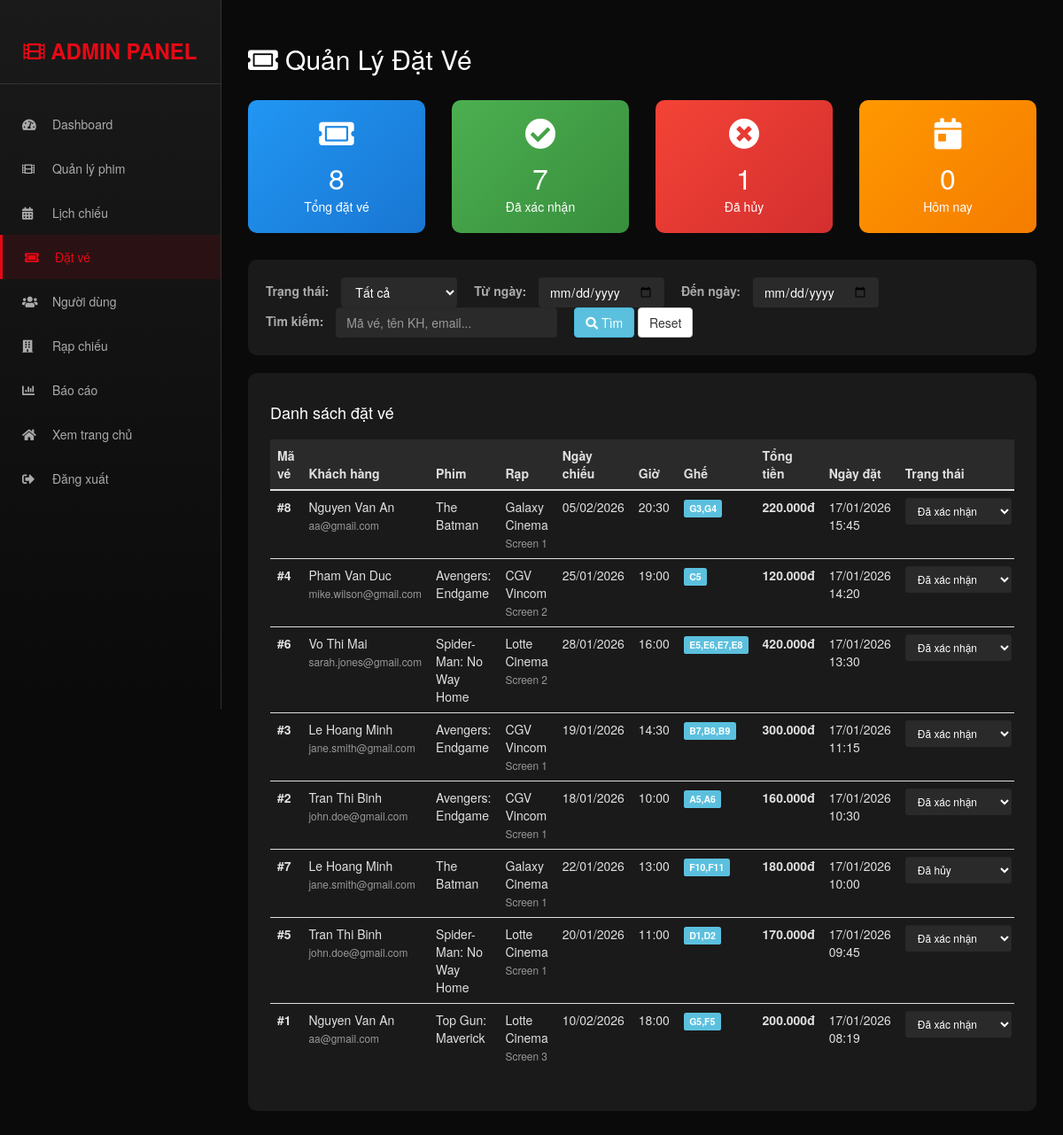
Page /admin/manage_bookings.php (signed in) on the committed database.
### tables this page shows
CREATE TABLE IF NOT EXISTS `tbl_bookings` (
  `booking_id` int(11) NOT NULL AUTO_INCREMENT,
  `user_id` int(11) NOT NULL,
  `screening_id` int(11) NOT NULL,
  `seats` varchar(255) DEFAULT NULL,
  `total_amount` decimal(10,2) DEFAULT NULL,
  `booking_date` timestamp NOT NULL DEFAULT current_timestamp(),
  `status` enum('pending','confirmed','cancelled') DEFAULT 'confirmed',
  PRIMARY KEY (`booking_id`),
  KEY `user_id` (`user_id`),
  KEY `screening_id` (`screening_id`),
  KEY `idx_screening_status` (`screening_id`, `status`)
);

CREATE TABLE IF NOT EXISTS `tbl_registration` (
  `user_id` int(11) NOT NULL AUTO_INCREMENT,
  `name` varchar(100) NOT NULL,
  `email` varchar(100) NOT NULL,
  `phone` varchar(20) DEFAULT NULL,
  `age` int(11) DEFAULT NULL,
  `gender` enum('Male','Female','Other') DEFAULT 'Male',
  `created_at` timestamp NOT NULL DEFAULT current_timestamp(),
  PRIMARY KEY (`user_id`),
  UNIQUE KEY `email` (`email`)
);

CREATE TABLE IF NOT EXISTS `tbl_movie` (
  `movie_id` int(11) NOT NULL AUTO_INCREMENT,
  `movie_name` varchar(200) NOT NULL,
  `director` varchar(100) DEFAULT NULL,
  `cast` text DEFAULT NULL,
  `description` text DEFAULT NULL,
  `image` varchar(500) DEFAULT NULL,
  `video_url` varchar(500) DEFAULT NULL,
  `duration` int(11) DEFAULT NULL COMMENT 'Thời lượng phim (phút)',
  `genre` varchar(100) DEFAULT NULL,
  `release_date` date DEFAULT NULL,
  `rating` decimal(3,1) DEFAULT 0.0,
  `status` enum('coming_soon','now_showing','ended') DEFAULT 'now_showing',
  `created_at` timestamp NOT NULL DEFAULT current_timestamp(),
  PRIMARY KEY (`movie_id`)
);

CREATE TABLE IF NOT EXISTS `tbl_theatre` (
  `id` int(11) NOT NULL AUTO_INCREMENT,
  `name` varchar(100) NOT NULL,
  `address` varchar(255) DEFAULT NULL,
  `city` varchar(50) DEFAULT NULL,
  `phone` varchar(20) DEFAULT NULL,
  `total_screens` int(11) DEFAULT 1,
  PRIMARY KEY (`id`)
);

CREATE TABLE IF NOT EXISTS `tbl_screenings` (
  `screening_id` int(11) NOT NULL AUTO_INCREMENT,
  `movie_id` int(11) NOT NULL,
  `theatre_id` int(11) NOT NULL,
  `screen_name` varchar(50) DEFAULT NULL,
  `show_date` date NOT NULL,
  `show_time` time NOT NULL,
  `price` decimal(10,2) DEFAULT 0.00,
  `available_seats` int(11) DEFAULT 100,
  PRIMARY KEY (`screening_id`),
  KEY `movie_id` (`movie_id`),
  KEY `theatre_id` (`theatre_id`)
);

### admin/manage_bookings.php (the view, shortened to what this page needs)
<!DOCTYPE html>
<html lang="vi">
<head>
    <link rel="stylesheet" href="https://maxcdn.bootstrapcdn.com/bootstrap/3.4.1/css/bootstrap.min.css">
    <link rel="stylesheet" href="https://cdnjs.cloudflare.com/ajax/libs/font-awesome/5.15.4/css/all.min.css">
</head>
<body style="background: #0a0a0a; color: #e0e0e0;">
    <?php include('admin_sidebar.php'); ?>
    <div class="main-content" style="margin-left: 250px; padding: 30px;">
        <h2 style="color: #fff; margin-bottom: 30px;">
            <i class="fas fa-ticket-alt"></i> Quản Lý Đặt Vé
        </h2>
        <div class="row" style="margin-bottom: 30px;">
            <?php
            $total_bookings = mysqli_fetch_array(mysqli_query($con, "SELECT COUNT(*) as total FROM tbl_bookings"))['total'];
            $confirmed = mysqli_fetch_array(mysqli_query($con, "SELECT COUNT(*) as total FROM tbl_bookings WHERE status='confirmed'"))['total'];
            $cancelled = mysqli_fetch_array(mysqli_query($con, "SELECT COUNT(*) as total FROM tbl_bookings WHERE status='cancelled'"))['total'];
            $today = mysqli_fetch_array(mysqli_query($con, "SELECT COUNT(*) as total FROM tbl_bookings WHERE DATE(booking_date) = CURDATE()"))['total'];
            ?>
            <div class="col-md-3">
                <div style="background: linear-gradient(135deg, #2196F3, #1976D2); padding: 20px; border-radius: 10px; text-align: center;">
                    <i class="fas fa-ticket-alt" style="font-size: 35px; color: #fff; margin-bottom: 10px;"></i>
                    <h3 style="color: #fff; margin: 5px 0; font-size: 32px;"><?php echo $total_bookings; ?></h3>
                    <p style="color: #fff; margin: 0;">Tổng đặt vé</p>
                </div>
            </div>
            <div class="col-md-3">
                <div style="background: linear-gradient(135deg, #4CAF50, #388E3C); padding: 20px; border-radius: 10px; text-align: center;">
                    <i class="fas fa-check-circle" style="font-size: 35px; color: #fff; margin-bottom: 10px;"></i>
                    <h3 style="color: #fff; margin: 5px 0; font-size: 32px;"><?php echo $confirmed; ?></h3>
                    <p style="color: #fff; margin: 0;">Đã xác nhận</p>
                </div>
            </div>
            <div class="col-md-3">
                <div style="background: linear-gradient(135deg, #f44336, #d32f2f); padding: 20px; border-radius: 10px; text-align: center;">
                    <i class="fas fa-times-circle" style="font-size: 35px; color: #fff; margin-bottom: 10px;"></i>
                    <h3 style="color: #fff; margin: 5px 0; font-size: 32px;"><?php echo $cancelled; ?></h3>
                    <p style="color: #fff; margin: 0;">Đã hủy</p>
                </div>
            </div>
            <div class="col-md-3">
                <div style="background: linear-gradient(135deg, #FF9800, #F57C00); padding: 20px; border-radius: 10px; text-align: center;">
                    <i class="fas fa-calendar-day" style="font-size: 35px; color: #fff; margin-bottom: 10px;"></i>
                    <h3 style="color: #fff; margin: 5px 0; font-size: 32px;"><?php echo $today; ?></h3>
                    <p style="color: #fff; margin: 0;">Hôm nay</p>
                </div>
            </div>
        </div>
        <div style="background: #1a1a1a; padding: 20px; border-radius: 10px; margin-bottom: 20px;">
            <form method="GET" class="form-inline">
                <div class="form-group" style="margin-right: 15px;">
                    <label style="color: #aaa; margin-right: 10px;">Trạng thái:</label>
                    <select name="status" class="form-control" style="background: #2a2a2a; color: #fff; border: none;">
                        <option value="">Tất cả</option>
                    </select>
                </div>
                <div class="form-group" style="margin-right: 15px;">
                    <label style="color: #aaa; margin-right: 10px;">Từ ngày:</label>
                    <input type="date" name="from_date" class="form-control" value="<?php echo $_GET['from_date'] ?? ''; ?>" style="background: #2a2a2a; color: #fff; border: none;">
                </div>
                <div class="form-group" style="margin-right: 15px;">
                    <label style="color: #aaa; margin-right: 10px;">Đến ngày:</label>
                    <input type="date" name="to_date" class="form-control" value="<?php echo $_GET['to_date'] ?? ''; ?>" style="background: #2a2a2a; color: #fff; border: none;">
                </div>
                <div class="form-group" style="margin-right: 15px;">
                    <label style="color: #aaa; margin-right: 10px;">Tìm kiếm:</label>
                    <input type="text" name="search" class="form-control" value="<?php echo $_GET['search'] ?? ''; ?>" placeholder="Mã vé, tên KH, email..." style="background: #2a2a2a; color: #fff; border: none; width: 250px;">
                </div>
                <button type="submit" class="btn btn-info">
                    <i class="fas fa-search"></i> Tìm
                </button>
                <a href="manage_bookings.php" class="btn btn-default">Reset</a>
            </form>
        </div>
        <div style="background: #1a1a1a; padding: 25px; border-radius: 10px;">
            <h4 style="color: #fff; margin-bottom: 20px;">Danh sách đặt vé</h4>
            <div style="overflow-x: auto;">
                <table class="table table-hover" style="color: #e0e0e0;">
                    <thead style="background: #2a2a2a;">
                        <tr>
                            <th>Mã vé</th>
                            <th>Khách hàng</th>
                            <th>Phim</th>
                            <th>Rạp</th>
                            <th>Ngày chiếu</th>
                            <th>Giờ</th>
                            <th>Ghế</th>
                            <th>Tổng tiền</th>
                            <th>Ngày đặt</th>
                            <th>Trạng thái</th>
                        </tr>
                    </thead>
                    <tbody>
                        <?php
                        $where = "WHERE 1=1";
                        $qry = mysqli_query($con, "
                            SELECT b.*, r.name, r.email, m.movie_name, t.name as theatre_name,
                                   s.show_date, s.show_time, s.screen_name
                            FROM tbl_bookings b
                            JOIN tbl_registration r ON b.user_id = r.user_id
                            JOIN tbl_screenings s ON b.screening_id = s.screening_id
                            JOIN tbl_movie m ON s.movie_id = m.movie_id
                            JOIN tbl_theatre t ON s.theatre_id = t.id
                            $where
                            ORDER BY b.booking_date DESC
                        ");
                        if(mysqli_num_rows($qry) > 0) {
                            while($row = mysqli_fetch_array($qry)) {
                        ?>
                        <tr>
                            <td><strong>#<?php echo $row['booking_id']; ?></strong></td>
                            <td>
                                <?php echo htmlspecialchars($row['name']); ?><br>
                                <small style="color: #999;"><?php echo htmlspecialchars($row['email']); ?></small>
                            </td>
                            <td><?php echo htmlspecialchars($row['movie_name']); ?></td>
                            <td>
                                <?php echo htmlspecialchars($row['theatre_name']); ?><br>
                                <small style="color: #999;"><?php echo htmlspecialchars($row['screen_name']); ?></small>
                            </td>
                            <td><?php echo date('d/m/Y', strtotime($row['show_date'])); ?></td>
                            <td><?php echo date('H:i', strtotime($row['show_time'])); ?></td>
                            <td><span class="label label-info"><?php echo htmlspecialchars($row['seats']); ?></span></td>
                            <td><strong><?php echo number_format($row['total_amount'], 0, ',', '.'); ?>đ</strong></td>
                            <td><?php echo date('d/m/Y H:i', strtotime($row['booking_date'])); ?></td>
                            <td>
                                <form method="POST" style="display: inline;">
                                    <select name="status" class="form-control input-sm" style="background: #2a2a2a; color: #fff; border: none; width: 120px;" onchange="this.form.submit()">
                                        <option value="confirmed" <?php echo $row['status']=='confirmed'?'selected':''; ?>>Đã xác nhận</option>
                                        <option value="cancelled" <?php echo $row['status']=='cancelled'?'selected':''; ?>>Đã hủy</option>
                                    </select>
                                </form>
                            </td>
                        </tr>
                        <?php
                            }
                        } else {
                            echo '<tr><td colspan="11" style="text-align: center; color: #777;">Không tìm thấy đặt vé nào</td></tr>';
                        }
                        ?>
                    </tbody>
                </table>
            </div>
        </div>
    </div>
</body>
</html>

### rows in the picture
tbl_bookings: booking_id "8", user.name "Nguyen Van An", user.email "aa@gmail.com", tbl_movie.movie_name "The Batman", tbl_theatre.name "Galaxy Cinema", screening.screen_name "Screen 1", screening.show_date "05/02/2026", screening.show_time "20:30", seats "G3,G4", total_amount "220.000", booking_date "17/01/2026 15:45", status "Đã xác nhận"
tbl_bookings: booking_id "4", user.name "Pham Van Duc", user.email "mike.wilson@gmail.com", tbl_movie.movie_name "Avengers: Endgame", tbl_theatre.name "CGV Vincom", screening.screen_name "Screen 2", screening.show_date "25/01/2026", screening.show_time "19:00", seats "C5", total_amount "120.000", booking_date "17/01/2026 14:20", status "Đã xác nhận"
tbl_bookings: booking_id "6", user.name "Vo Thi Mai", user.email "sarah.jones@gmail.com", tbl_movie.movie_name "Spider-Man: No Way Home", tbl_theatre.name "Lotte Cinema", screening.screen_name "Screen 2", screening.show_date "28/01/2026", screening.show_time "16:00", seats "E5,E6,E7,E8", total_amount "420.000", booking_date "17/01/2026 13:30", status "Đã xác nhận"
tbl_bookings: booking_id "3", user.name "Le Hoang Minh", user.email "jane.smith@gmail.com", tbl_movie.movie_name "Avengers: Endgame", tbl_theatre.name "CGV Vincom", screening.screen_name "Screen 1", screening.show_date "19/01/2026", screening.show_time "14:30", seats "B7,B8,B9", total_amount "300.000", booking_date "17/01/2026 11:15", status "Đã xác nhận"
tbl_bookings: booking_id "2", user.name "Tran Thi Binh", user.email "john.doe@gmail.com", tbl_movie.movie_name "Avengers: Endgame", tbl_theatre.name "CGV Vincom", screening.screen_name "Screen 1", screening.show_date "18/01/2026", screening.show_time "10:00", seats "A5,A6", total_amount "160.000", booking_date "17/01/2026 10:30", status "Đã xác nhận"
tbl_bookings: booking_id "7", user.name "Le Hoang Minh", user.email "jane.smith@gmail.com", tbl_movie.movie_name "The Batman", tbl_theatre.name "Galaxy Cinema", screening.screen_name "Screen 1", screening.show_date "22/01/2026", screening.show_time "13:00", seats "F10,F11", total_amount "180.000", booking_date "17/01/2026 10:00", status "Đã hủy"
tbl_bookings: booking_id "5", user.name "Tran Thi Binh", user.email "john.doe@gmail.com", tbl_movie.movie_name "Spider-Man: No Way Home", tbl_theatre.name "Lotte Cinema", screening.screen_name "Screen 1", screening.show_date "20/01/2026", screening.show_time "11:00", seats "D1,D2", total_amount "170.000", booking_date "17/01/2026 09:45", status "Đã xác nhận"
tbl_bookings: booking_id "1", user.name "Nguyen Van An", user.email "aa@gmail.com", tbl_movie.movie_name "Top Gun: Maverick", tbl_theatre.name "Lotte Cinema", screening.screen_name "Screen 3", screening.show_date "10/02/2026", screening.show_time "18:00", seats "G5,F5", total_amount "200.000", booking_date "17/01/2026 08:19", status "Đã xác nhận"

### other values in the picture
$total_bookings "8"
$confirmed "7"
$cancelled "1"
$today "0"
